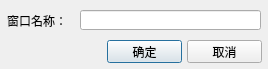
<?xml version="1.0" encoding="UTF-8"?>
<ui version="4.0">
 <class>QCopyWindowDlg</class>
 <widget class="QDialog" name="QCopyWindowDlg">
  <property name="geometry">
   <rect>
    <x>0</x>
    <y>0</y>
    <width>268</width>
    <height>69</height>
   </rect>
  </property>
  <property name="windowTitle">
   <string>复制到当前窗口</string>
  </property>
  <widget class="QLabel" name="label">
   <property name="geometry">
    <rect>
     <x>7</x>
     <y>10</y>
     <width>69</width>
     <height>21</height>
    </rect>
   </property>
   <property name="text">
    <string>窗口名称：</string>
   </property>
  </widget>
  <widget class="QPushButton" name="pushButton_ok">
   <property name="geometry">
    <rect>
     <x>107</x>
     <y>40</y>
     <width>75</width>
     <height>23</height>
    </rect>
   </property>
   <property name="text">
    <string>确定</string>
   </property>
  </widget>
  <widget class="QLineEdit" name="lineEdit">
   <property name="geometry">
    <rect>
     <x>80</x>
     <y>10</y>
     <width>181</width>
     <height>20</height>
    </rect>
   </property>
  </widget>
  <widget class="QPushButton" name="pushButton_cancle">
   <property name="geometry">
    <rect>
     <x>187</x>
     <y>40</y>
     <width>75</width>
     <height>23</height>
    </rect>
   </property>
   <property name="text">
    <string>取消</string>
   </property>
  </widget>
 </widget>
 <tabstops>
  <tabstop>lineEdit</tabstop>
  <tabstop>pushButton_ok</tabstop>
  <tabstop>pushButton_cancle</tabstop>
 </tabstops>
 <resources/>
 <connections/>
</ui>
